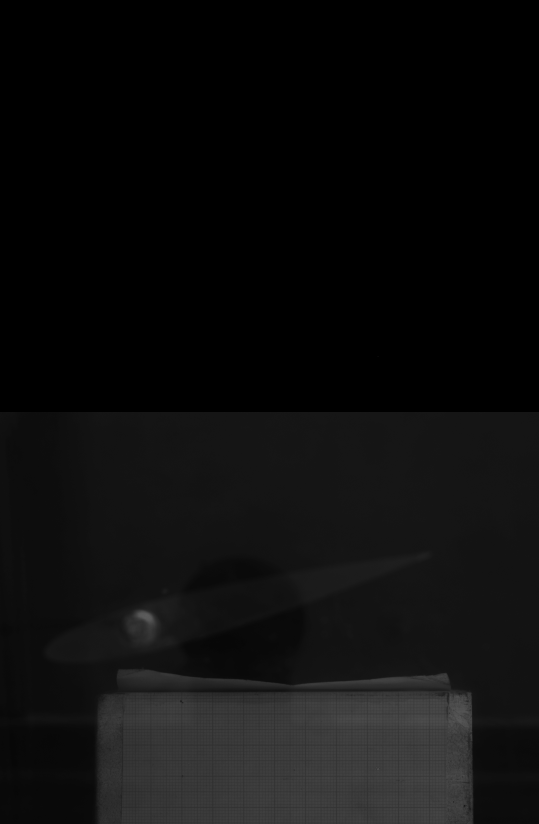
%> input picture cal/B00001.tif, 1616 x 2472 px (shown at 1/3 size)
$ octave PIVself_overlap_working.m   (GNU Octave 9; MATLAB toolbox functions it lacks are replaced by stand-ins)
%> lines starting %> are read from the running program, lines starting %| are printed output that depends on the picture
%% To be compared only with aoa 15 deg 10 ensemble DaVIS file
% clear
% close all
% Load images
cal_image = int16(imread("cal\B00001.tif"));
alpha15 = int16(imread("alpha_15\B00001.tif"));

% Crop calibration image
cal_main = cal_image(1237:2472, 1:1616);
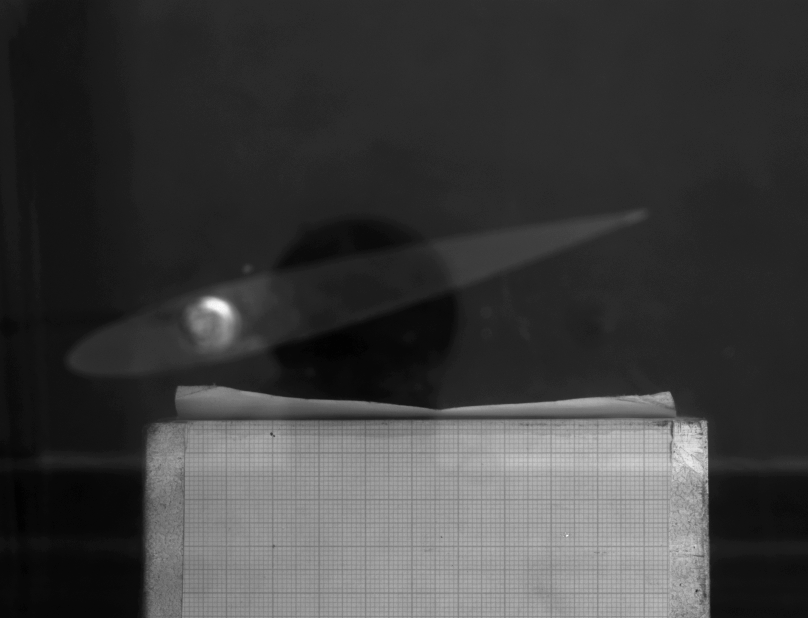
%> cal_main: size 1236x1616 int16 (shown at 1/2 size); min 6, max 94, mean 27.2; drawn with min black and max white


% image( cal_main);
xpx = 10/93; %length per pixel in x direction in mm
ypx = 10/94; %length per pixel in y direction in mm

% Pixel length calibration

px_len_av = mean([xpx, ypx]); %Obtained from the calibration image, average in 2 directions

dt = 70 * 1e-6; %delta time in microseconds

% Split image into two frames
im1 = (alpha15(1:1236, :)) - mean(alpha15(1:1236, :), "all");
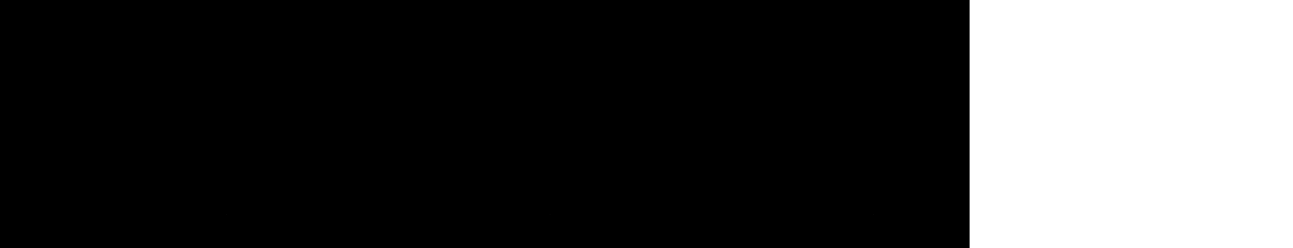
%> im1: size 1236x6464 int16 (shown at 1/5 size); min -64, max 191, mean -0.2; drawn with min black and max white
im2 = (alpha15(1237:end, :)) - mean(alpha15(1237:end, :), "all");
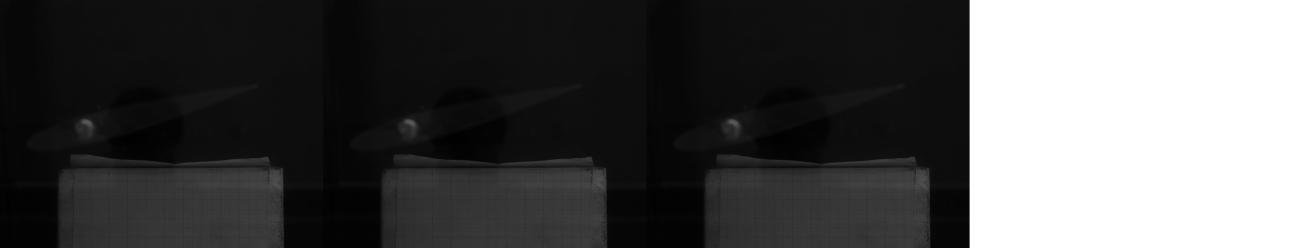
%> im2: size 1236x6464 int16 (shown at 1/5 size); min -78, max 171, mean 0.2; drawn with min black and max white


% Define interrogation window and overlap
win =32;
overlap =0.5;
step = floor(win*(1-overlap));  % advance by overlap


% Determine number of windows
winSizex = floor((size(im1,2) -win) / step);
%> winSizex = 402
winSizey = ceil((size(im1,1) -win) / step);
%> winSizey = 76

% Initialize matrices
corr = zeros(winSizey, winSizex);
dim1 = zeros(winSizey, winSizex);
dim2 = zeros(winSizey, winSizex);

% Loop over interrogation windows
for i = 1:winSizex
    for j = 1:winSizey

        x_start = (i-1)*step + 1;
        y_start = (j-1)*step + 1;
        if x_start+win-1 <= size(im1, 2) && y_start+win-1 <= size(im1, 1)
        % Extract interrogation windows
            sub1 = im1(y_start:y_start+win-1, x_start:x_start+win-1);
            sub2 = im2(y_start:y_start+win-1, x_start:x_start+win-1);

            % Cross-correlation
            crr = xcorr2(sub2, sub1);
            [corr(j,i), I] = max(crr, [], "all", "linear"); %Peak cross corr
            sz = size(crr);
            [dim1(j,i), dim2(j,i)] = ind2sub(sz, I); %Peak Localization
        end
    end
end
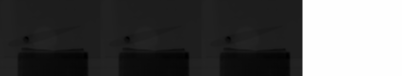
%> corr: size 76x402 double; min 301120, max 33444864, mean 11080856.4; drawn with min black and max white
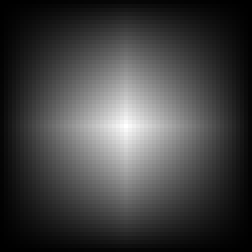
%> crr: size 63x63 double (shown 4 times larger); min 32661, max 33444864, mean 8628758.1; drawn with min black and max white
%> dim2: size 76x402 double; every value is 32
%> sub1: size 32x32 int16; every value is 191
%> sub2: size 32x32 int16; every value is 171
%> after the loop, I = 1985; sz = [63 63]

% Subtract window center to get displacements
dim1 = dim1 - win;
dim2 = dim2 - win;
%> dim2: size 76x402 double; every value is 0

% Compute velocities
U_self = px_len_av * 1e-3 * dim2 / dt; %x-velocity in m/s
V_self = -px_len_av * 1e-3* dim1 / dt; %y-velocity in m/s

mag_self = sqrt(U_self.^2 + V_self.^2);
for i = 1:size(U_self,1)
    for j = 1:size(U_self,2)
        if (mag_self(i,j)) == 0 || (mag_self(i,j)) >= 15
            U_self(i,j) = NaN;

            V_self(i,j) = NaN;
            mag_self(i,j) = NaN;
        end
    end
end
%> U_self: size 76x402 double; 99.99% of the values are NaN or infinite; the others: min 0, max 0, mean 0
%> V_self: size 76x402 double; 99.99% of the values are NaN or infinite; the others: min 6.11, max 6.11, mean 6.11

% Generate grid for quiver plot
X = linspace(-46.1454928517000, 122.911565721000, winSizex); % limits taken from the 10 ensemble file
%> X = 402 values from -46.15 to 122.9
Y = linspace(105.229393303400, -24.1510086656000, winSizey); % limits taken from the 10 ensemble file
[X_self, Y_self] = meshgrid(X, Y);

% Plot velocity vectors
figure(1)

% set(gca, 'Units','Normalized' , "Position", [0.1, 0.2, a*0.1616, a*0.1236]);

hold on
grid on


contourf(X_self, Y_self, mag_self, 50, 'LineColor','none')
%> (this line was passed over: cont_lev is not available in this run)
ax = gca;
ax.Xaxis.Fontsize = 1;
colormap("jet")

quiver(X_self,Y_self,U_self,V_self, 'Color', 'k', 'LineWidth',0.75);

a=6;
set(gcf, 'Units','Normalized' , "Position", [0.2, 0.2, a*0.1, a*0.1]);
xlabel('$x $ (mm)', Interpreter='latex', FontSize=15);
ylabel('$y $ (mm)', Interpreter='latex', FontSize=15);
title('Velocity Contour and Vectors', Interpreter='latex', FontSize=15)
c = colorbar;
c.Label.String = 'Velocity magnitude (m/s)';
c.Label.FontSize = 12;
c.Label.Interpreter = "latex";
clim([0, 13])
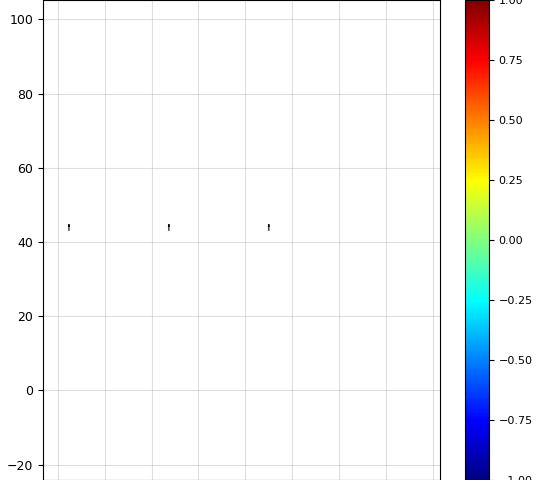
%> figure redrawn from the program's plot data; highest point at x = -46.15, y = 105.2
